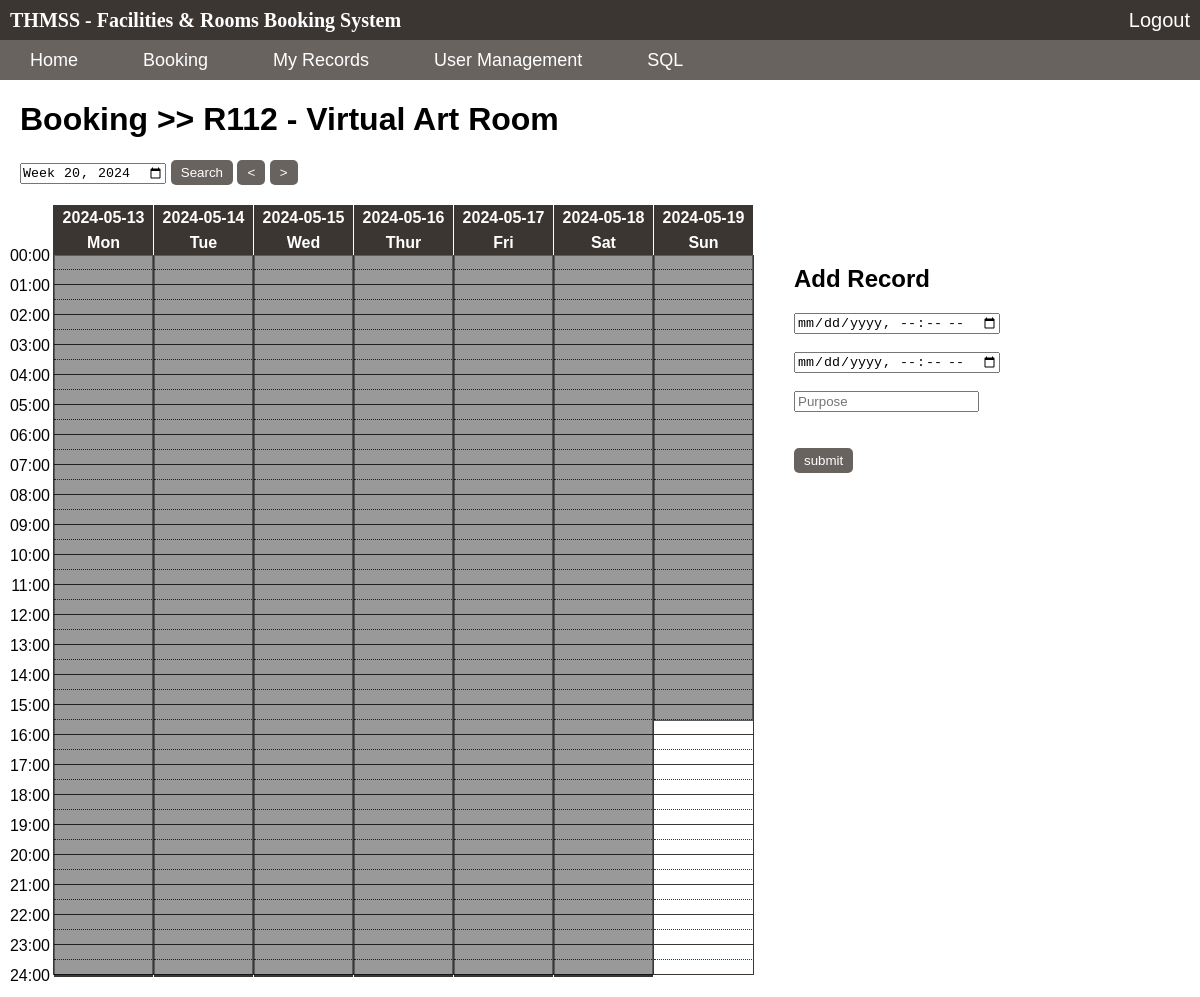
Before: /booking/R112 (signed in) with the older database file.
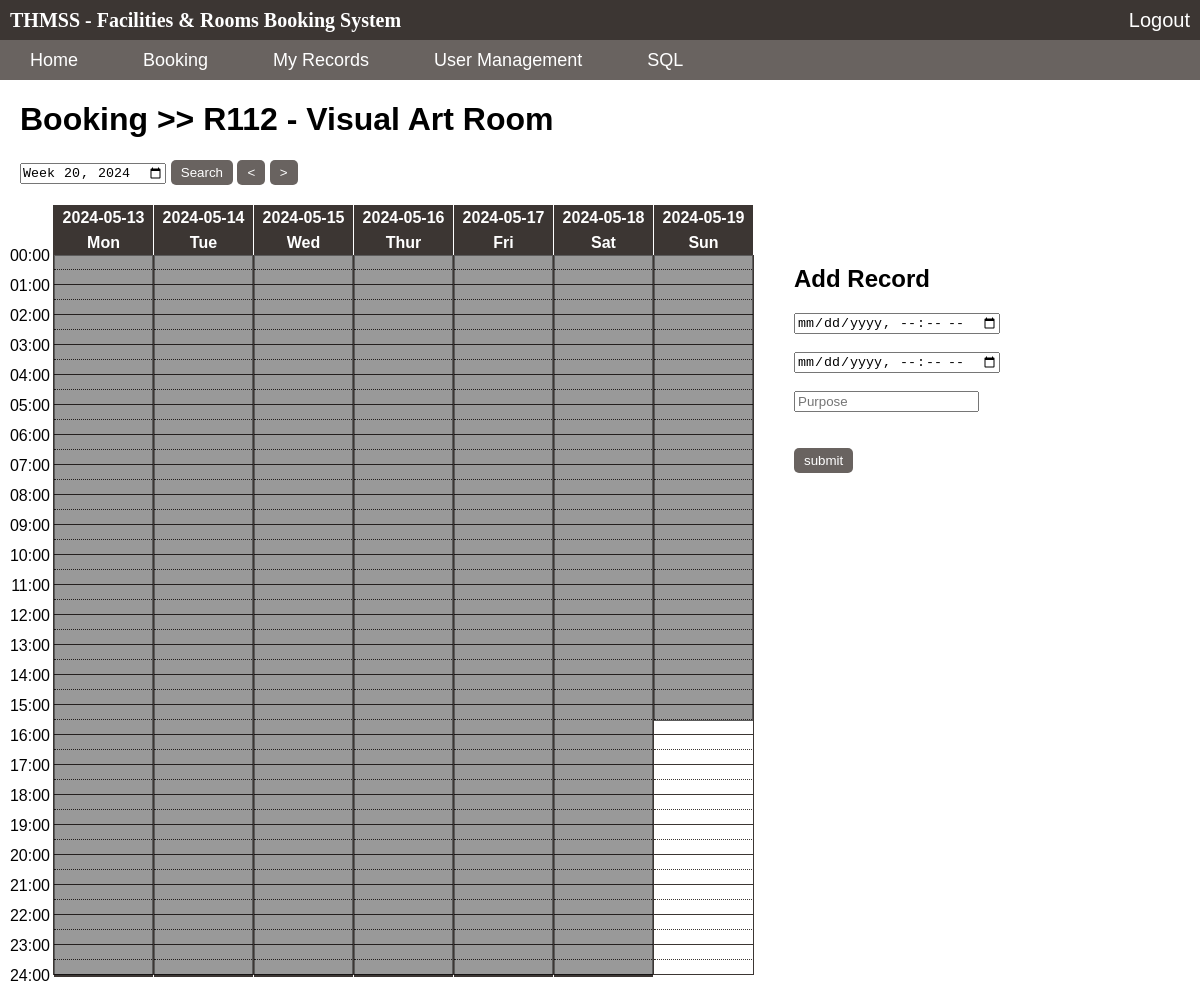
After: the same page with the newer database file.
### tables this page shows
CREATE TABLE "room" ("RID" VARCHAR(4) NOT NULL,
"RNAME" VARCHAR(255),
"FLOOR" INTEGER DEFAULT 0,
"AREA" INTEGER DEFAULT 0,
"CAPACITY" INTEGER DEFAULT 0,
"AVAILABILITY" BOOL NOT NULL DEFAULT FALSE,
CONSTRAINT "pk_room" PRIMARY KEY("RID"));

### webpages/booking.py (the view, shortened to what this page needs)
@app.route('/booking/<rid>', methods=["GET", "POST"])
def booking2(rid):
    if not sql.commands.sessionValidity(flask.session):
        return flask.redirect('/login')
    permission = sql.commands.rolePermissions(flask.session.get('UID'))
    rname = sql.commands.roomName(rid)
    minweek = dt.dateToWeekNum(datetime.date.today())
    error = ''
    if flask.request.method == 'POST':
        if "submit" in flask.request.form or len(flask.request.form["purpose"])>0 and len(flask.request.form["etime"]) > 0 and len(flask.request.form["purpose"]) > 0:
            week = flask.request.form["week"]
            if len(flask.request.form["stime"]) > 0  and len(flask.request.form["etime"]) > 0 and len(flask.request.form["purpose"]) > 0:
                stime = dt.strToDate(flask.request.form["stime"])
                etime = dt.strToDate(flask.request.form['etime'])
                if etime<=stime:
                    error = "Ending time must be after starting time."
                elif stime < datetime.datetime.today() + datetime.timedelta(days=1):
                    error = "Only section after 24 hours is available for booking."
                elif len(sql.commands.recordInfo(rid,str(stime+datetime.timedelta(seconds=1)),str(etime-datetime.timedelta(seconds=1))).result)>0:
                    error = "Selected time section is occupied by another booking."
                else:
                    if permission["EDITRECORD"]:
                        sql.sql('''INSERT INTO bookingrecord
                                   (STIME,ETIME,UID,RID,PURPOSE,PENDING,AVAILABILITY)
                                   VALUES (?,?,?,?,?,0,1)''',
                                   str(stime),str(etime),flask.session.get('UID'),rid,flask.request.form["purpose"],commit=True)
                    else:
                        sql.sql('''INSERT INTO bookingrecord
                                   (STIME,ETIME,UID,RID,PURPOSE,PENDING,AVAILABILITY)
                                   VALUES (?,?,?,?,?,1,0)''',
                                   str(stime),str(etime),flask.session.get('UID'),rid,flask.request.form["purpose"],commit=True)
                        error = "Succeed."
            else:
                error = "Please fill in everything."
        elif "next" in flask.request.form:
            week = dt.dateToWeekNum(dt.weekNumToDate(flask.request.form["week"])[0]+datetime.timedelta(days=7))
        elif "previous" in flask.request.form:
            if minweek!=flask.request.form["week"]:
                week = dt.dateToWeekNum(dt.weekNumToDate(flask.request.form["week"])[0]-datetime.timedelta(days=7))
            else:
                week = minweek
        else:
            week = flask.request.form["week"]
    else:
        week = minweek
    date = dt.weekNumToDate(week)
    code = []
    for i in range(len(date)):
        code.append([])
        if datetime.date.today()<=date[i]:
            t1 = datetime.datetime.combine(date[i], datetime.datetime.min.time())
            t2 = t1 + datetime.timedelta(days=1)
            if datetime.date.today()==date[i]:
                height = (datetime.datetime.now()-t1).total_seconds()/datetime.timedelta(hours=24).total_seconds()*30*24
                code[i].append({
                    "color": "0,0,0",
                    "height": height,
                    "top": 50,
                    "text": ""
                })
                result = sql.commands.recordInfo(rid,str(datetime.datetime.today())[:19],str(date[i])+" 23:59:59")
            else:
                result = sql.commands.recordInfo(rid,str(date[i])+" 00:00:00",str(date[i])+" 23:59:59")
        else:
            code[i].append({
                    "color": "0,0,0",
                    "height": 720,
                    "top": 50,
                    "text": ""
                })
            code[i]+="<div class = 'box' style = 'top: 50px; height: 720px; border-color: black; background-color: rgba(0,0,0,0.4)'></div>"
    table = ""
    if datetime.date.today() >= date[0]:
        result = sql.commands.recordInfo(rid,str(datetime.datetime.today())[:19],str(date[6])+" 23:59:59")
    else:
        result = sql.commands.recordInfo(rid,str(date[0])+" 00:00:00",str(date[6])+" 23:59:59")
    if result.result:
        for i in range(len(result.result)):
            result.result[i][3] = ["Approved","Pending"][result.result[i][3]]
        table = html.table(result.field_display,result.result,{"class": "sortable"})
    return flask.render_template('booking2.html',rid=rid,rname=rname,minweek=minweek, week=week, date=date, code=code, table=table,error=error, permission = permission)

### modules/datetime.py (called while the page is built)
def dateToWeekNum(date: datetime.datetime):
    date += datetime.timedelta(days=4-datetime.date.isoweekday(date))
    date2 = datetime.date(date.year,1,1)
    date2 += datetime.timedelta(days=(11-datetime.date.isoweekday(date2))%7-3)
    return f"{date.year}-W{(date-date2).days//7+1:02d}"

def weekNumToDate(week):
    year = int(week[:4])
    week = int(week[-2:])
    date = datetime.date(year,1,1)
    date += datetime.timedelta(days=(11-datetime.date.isoweekday(date))%7-3)
    date += datetime.timedelta(days=(week-1)*7)
    d = datetime.timedelta(days=1)
    rtn = []
    for i in range(7):
        rtn.append(date)
        date += d
    return rtn

### modules/sql.py (called while the page is built)
    def userPassword(uid,*params) -> str:
        return sql(f"SELECT PASSWORD FROM user WHERE UID = ?", uid,*params).result[0][0]

    def sessionValidity(session):
        if 'UID' not in session or 'password' not in session:
            return False
        try:
            pw = commands.userPassword(session["UID"])
        except TypeError:
            return False
        if pw==session["password"]:
            return True
        return False

    def roomName(rid,*params) -> str:
        return sql(f"SELECT RNAME FROM room WHERE RID = '{rid}'",*params).result[0][0]

    def recordInfo(rid,stime,etime,*params) -> list:
        return sql("""SELECT STIME, ETIME, PURPOSE, PENDING
                       FROM bookingrecord
                       WHERE RID = ? AND
                       (? BETWEEN STIME AND ETIME OR
                        ? BETWEEN STIME AND ETIME OR
                        STIME BETWEEN ? AND ? AND
                        (AVAILABILITY OR PENDING))""",rid,stime,etime,stime,etime, tupleToList=True,*params)

    def rolePermissions(uid=None,role=None):
        if uid:
            result = sql("""SELECT * FROM roles
                            WHERE ROLE = (SELECT ROLE FROM user WHERE UID = ?)
                            """, uid)
        if role:
            result = sql("""SELECT * FROM roles
                            WHERE ROLE = ?
                            """, role)
        permissions = {}
        for i in range(len(result.field)):
            permissions[result.field[i]] = result.result[0][i]
        return permissions

### templates/booking2.html (shortened to what this page needs)
<html>
    <head>
        <link rel="stylesheet" type="text/css" href="/static/css/home.css">
    </head>
    <body>
        {% include "/top_banner.html" %}
        <form action="/booking/{{ rid|safe }}" method="POST">
        <div id="content">
            <h1>
                <a href = "/booking">Booking</a> >> <a href = "/booking/{{ rid }}">{{ rid }} - {{ rname }}</a>
            </h1>
                <input type="week" name="week" min="{{ minweek|safe }}" value="{{ week|safe }}">
                <input type="submit" value = "Search" name = "search">
                <input type="submit" value = "<" name="previous">
                <input type="submit" value = ">" name="next">
        </div>
        <div class="sch_mark">
            <div class="sch_cell3"></div>
        </div>
        <div id="schedule">
            <div class="sch_div2"></div>
            {% for i in range(7) %}
            <div class="sch_div">
                <div class="sch_title">
                    {{ date[i] }} <br> {{ ["Mon","Tue","Wed","Thur","Fri","Sat","Sun"][i] }}
                </div>
                {% for j in code[i] %}
                    <div class = 'box'
                        style = '
                        top: {{ j["top"]|safe }}px;
                        height: {{ j["height"]|safe }}px;
                        line-height: {{ j["height"]|safe }}px;
                        background-color: rgba({{ j["color"]|safe }},0.4);
                        border-color: rgb({{ j["color"]|safe }}, 0.4)'>
                    </div>
                {% endfor %}
            </div>
            {% endfor %}
            <div class="sch_add_record">
                <h2>
                    Add Record
                </h2>
                <form action="/booking/{{ rid|safe }}" method="POST">
                    <input type="datetime-local" name="stime"><br><br>
                    <input type="datetime-local" name="etime"><br><br>
                    <input type="text" name="purpose" placeholder = "Purpose"><br><br><br>
                    <input type="submit" value = "submit" name = "submit"><br>
                </form>
                <br>
                <br>
                <br>
            </div>
        </div>
        </form>
    </body>
</html>

### templates/top_banner.html
<div id="top_banner">
    <div class="title">
        THMSS - Facilities & Rooms Booking System
    </div>
    <div class="logout">
        <a href="/logout">Logout</a>
    </div>
</div>
<div id="top_banner2">
    <a class="top-level-entry-container" href="/home"> Home </a>
    <a class="top-level-entry-container" href="/booking"> Booking </a>
    {% if permission["ADDRECORD"]%}
        <a class="top-level-entry-container" href="/records"> My Records </a>
    {% endif %}
    {% if permission["VIEWUSER"] %}
        <a class="top-level-entry-container" href="/users"> User Management </a>
    {% endif %}
    {% if permission["ROLE"]=="ADMIN" %}
        <a class="top-level-entry-container" href="/sql"> SQL </a>
    {% endif %}
</div>

### static/css/home.css (style rules this page uses)
body { margin: 0 0 0 0; padding: 0 0 0 0; font-family: Arial, Helvetica, sans-serif; }
a { color: white; font-weight: normal; text-decoration: none; }
#top_banner { top: 0; left: 0; right: 0; height: 40px; padding-left: 10px; padding-right: 10px; background-color: #3C3633; color: white; font-size: 20; font-weight: bold; line-height: 40px; font-family: 'Times New Roman', Times, serif; }
.title { top: 0; left: 0; float: left; }
.logout { text-align: right; font-weight: normal; float: right; font-family: Arial, Helvetica, sans-serif; }
#top_banner2 { display: block; top: 0; left: 0; right: 0; height: 40px; padding-left: 10px; background-color: #696360; color: white; font-size: 18; line-height: 40px; }
.top-level-entry-container { background-color: #696360; display: inline; padding: 5px 10px 5px 10px; margin-left: 10px; margin-right: 30px; }
#content { margin: 20px 20px 20px 20px; }
#content a { color: black; font-weight: bold; }
#schedule { margin: 20px 20px 20px 20px; position: relative; font-size: 16px; height: auto; display: flex; }
.sch_mark { width: 50px; float: left; text-align: right; }
.sch_div2 { border-right: #3C3633 solid 1px; float: left; width: 3px }
.sch_cell3 { height: 42px; width: 50px; }
.sch_div { width: 100px; position: relative; float: left; text-align: center; }
.sch_title { box-sizing: border-box; background-color: #3C3633; width: 100px; border-right: white solid 1px; height: 50px; color: white; line-height: 25px; font-weight: bold; }
.sch_add_record { position: relative; float: left; padding: 40px; }
.box { box-sizing: border-box; border: 1px solid; position: absolute; width: 99px; color: #3C3633; text-align: center; background-color: rgba(0,255,0,0.4); }
input[type="submit"] { background-color: #696360; color: #ffffff; border-radius: 5px; padding: 5px 10px 5px 10px; border: 0px; }

Changed rows visible on the page:
changed room: RNAME "Virtual Art Room" → "Visual Art Room"
